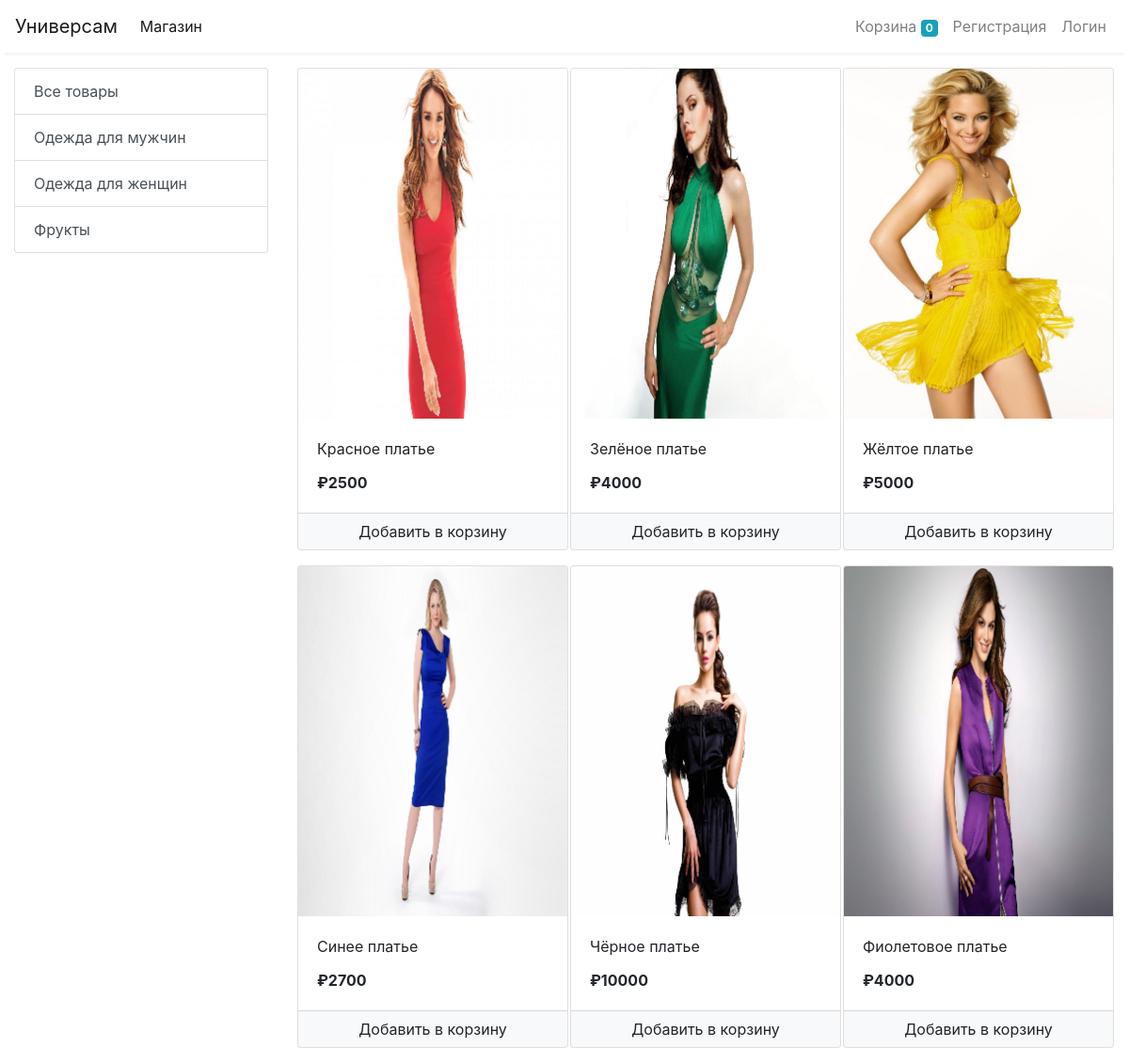
The app's page /store?category=2 with its own data.
### store/models/category.py (models this page shows, shortened)
class Category(models.Model):
    name = models.CharField(max_length=20)
    @staticmethod
    def get_all_categories():
        return Category.objects.all()

### store/models/product.py (models this page shows, shortened)
class Product(models.Model):
    name = models.CharField(max_length=50)
    price = models.IntegerField(default=0)
    category = models.ForeignKey(Category, on_delete=models.CASCADE, default=1)
    description = models.CharField(max_length=200, default='' , null=True , blank=True)
    image = models.ImageField(upload_to='uploads/products/')
    @staticmethod
    def get_all_products_by_categoryid(category_id):
        if category_id:
            return Product.objects.filter(category = category_id)
        else:
            return Product.get_all_products();

### store/views/home.py (the view)
# urls.py: path('' , include('store.urls'))
def store(request):
    cart = request.session.get('cart')
    if not cart:
        request.session['cart'] = {}
    products = None
    categories = Category.get_all_categories()
    categoryID = request.GET.get('category')
    if categoryID:
        products = Product.get_all_products_by_categoryid(categoryID)
    else:
        products = Product.get_all_products();
    data = {}
    data['products'] = products
    data['categories'] = categories
    print('you are : ', request.session.get('email'))
    return render(request, 'index.html', data)

### store/templatetags/cart.py (called while the page is built)
@register.filter(name='is_in_cart')
def is_in_cart(product  , cart):
    keys = cart.keys()
    for id in keys:
        if int(id) == product.id:
            return True
    return False;

### store/templatetags/custom_filter.py (called while the page is built)
@register.filter(name='currency')
def currency(number):
    return " ₽"+str(number)

### store/templates/index.html (shortened to what this page needs)
{% extends 'base.html' %}
{% block content %}
{% load cart %}
{% load custom_filter %}
<div class="container-fluid mt-3">
	<div class="row">
		<div class="col-lg-3 mx-auto">
			<div class="list-group">
				<a href="/" class="list-group-item list-group-item-action">Все товары</a>
				{% for category in categories %}
				<a href="/?category={{category.id}}"
					class="list-group-item list-group-item-action">{{category.name}}</a>
				{% endfor %}
			</div>
		</div>
		<div id='products' class="col-lg-9 mx-auto">
			<div class="row mx-auto">
				{% for product in products %}
				<div class="card mx-auto mb-3" id={{product.id}} style="width: 18rem;">
					<img class="card-img-top" src="{{product.image.url}}" alt="Card image cap">
					<div class="card-body">
						<p class="card-title">{{product.name}}</p>
						<p class="card-text"><b>{{product.price|currency}}</b></p>
					</div>
					<div class="card-footer p-0 no-gutters">
						{% if product|is_in_cart:request.session.cart %}
						<div class="row no-gutters">
							<form action="/#{{product.id}}" class="col-2 " method="post">
								{% csrf_token %}
								<input hidden type="text" name='product' value='{{product.id}}'>
								<input hidden type="text" name='remove' value='True'>
								<input type="submit" value=" - " class="btn btn-block btn-light border-right">
							</form>
							<div class="text-center col">{{product|cart_quantity:request.session.cart}} в корзину</div>
							<form action="/#{{product.id}}" class="col-2 " method="post">
								{% csrf_token %}
								<input hidden type="text" name='product' value='{{product.id}}'>
								<input type="submit" value=" + " class="btn btn-block btn-light border-left">
							</form>
						</div>
						{% else %}
						<form action="/#{{product.id}}" method="POST" class="btn-block">
							<input type="submit" class="float-right btn btn-light  form-control"
								value="Добавить в корзину">
						</form>
						{% endif %}
					</div>
				</div>
				{% endfor %}
			</div>
		</div>
	</div>
</div>
{% endblock %}

### records on screen
Category: name "Одежда для мужчин"
Category: name "Одежда для женщин"
Category: name "Фрукты"
Product: image (picture), name "Красное платье", price "₽2500"
Product: image (picture), name "Зелёное платье", price "₽4000"
Product: image (picture), name "Жёлтое платье", price "₽5000"
Product: image (picture), name "Синее платье", price "₽2700"
Product: image (picture), name "Чёрное платье", price "₽10000"
Product: image (picture), name "Фиолетовое платье", price "₽4000"

### other values on screen
{{ request.session.cart.keys|length }} "0"
